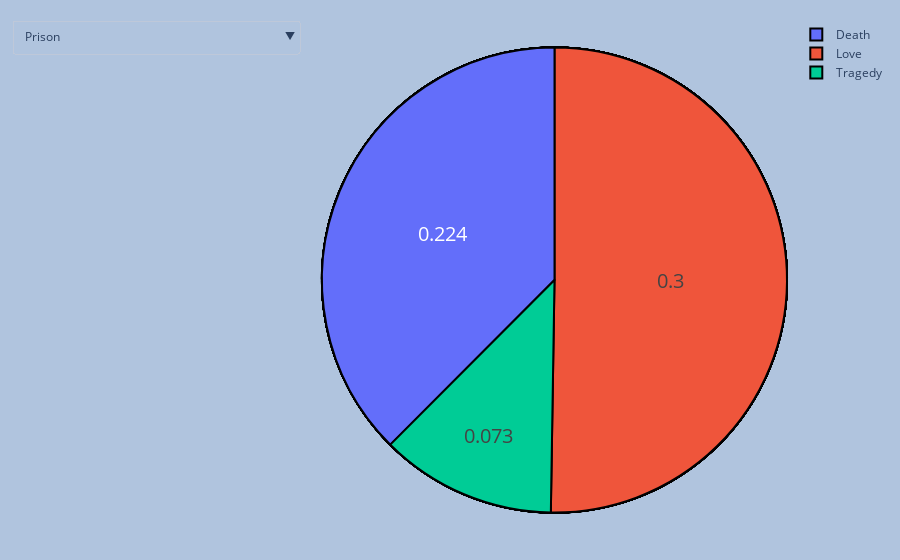

Source (notebook cell):
### Code cell
import plotly.graph_objects as go
import numpy as np
import pandas as pd

theme_columns = ["death", "love", "tragedy"]

unique_genre = list()
MOVIES["new_genres"].apply(lambda x: unique_genre.extend(ast.literal_eval(x)))
unique_genre = list(set(unique_genre))
df_themes = MOVIES[theme_columns + ['new_genres']]
dict_themes = {}
for genre in unique_genre:
    df_temp = df_themes[df_themes["new_genres"].apply(lambda x: genre in x)]
    dict_themes[genre] = df_temp[theme_columns].mean().values

df_themes = pd.DataFrame.from_dict(dict_themes, orient="index")
df_themes = df_themes.set_axis(theme_columns, axis=1)

# Create figure
fig = go.Figure()


# Add traces for sin, cos, and tan
for genre in df_themes.index.values:
    df = df_themes.loc[df_themes.index == genre]
    fig.add_trace(go.Pie(labels=df.columns.str.capitalize().values, values=np.round(df.values[0], 3) , name=genre))

# Add dropdown menu to toggle traces
fig.update_layout(
    updatemenus=[
        dict(
            buttons=[
                dict(label=genre,
                     method='update',
                     args=[{'visible': [False if i !=idx else True for i in range(len(df_themes.index.values))]}])
                for idx, genre in enumerate(df_themes.index.values)
            ],
            direction='down',
        )
    ]
)
fig.update_traces(hoverinfo='label+percent', textinfo='value', textfont_size=20,
                  marker=dict(colors=plotly.colors.qualitative.Plotly, line=dict(color='#000000', width=2)))
        
fig.update_layout(
    margin=dict(l=20, r=20, t=20, b=20),
    paper_bgcolor="LightSteelBlue",)

fig.show()
# Save as HTML
fig.write_html("saved_plot.html", auto_open=False)

### Figure 1 — Plotly figure (JSON) as saved in the notebook; plotly's stock layout.template omitted (floating-point values rounded to 4 significant figures)
{"data": [{"hoverinfo": "label+percent", "labels": ["Death", "Love", "Tragedy"], "marker": {"colors": ["#636EFA", "#EF553B", "#00CC96", "#AB63FA", "#FFA15A", "#19D3F3", "#FF6692", "#B6E880", "#FF97FF", "#FECB52"], "line": {"color": "#000000", "width": 2}}, "name": "Prison", "textfont": {"size": 20}, "textinfo": "value", "type": "pie", "values": [0.548, 0.182, 0.11]}, {"hoverinfo": "label+percent", "labels": ["Death", "Love", "Tragedy"], "marker": {"colors": ["#636EFA", "#EF553B", "#00CC96", "#AB63FA", "#FFA15A", "#19D3F3", "#FF6692", "#B6E880", "#FF97FF", "#FECB52"], "line": {"color": "#000000", "width": 2}}, "name": "Crime", "textfont": {"size": 20}, "textinfo": "value", "type": "pie", "values": [0.498, 0.229, 0.084]}, {"hoverinfo": "label+percent", "labels": ["Death", "Love", "Tragedy"], "marker": {"colors": ["#636EFA", "#EF553B", "#00CC96", "#AB63FA", "#FFA15A", "#19D3F3", "#FF6692", "#B6E880", "#FF97FF", "#FECB52"], "line": {"color": "#000000", "width": 2}}, "name": "Romance", "textfont": {"size": 20}, "textinfo": "value", "type": "pie", "values": [0.2, 0.534, 0.093]}, {"hoverinfo": "label+percent", "labels": ["Death", "Love", "Tragedy"], "marker": {"colors": ["#636EFA", "#EF553B", "#00CC96", "#AB63FA", "#FFA15A", "#19D3F3", "#FF6692", "#B6E880", "#FF97FF", "#FECB52"], "line": {"color": "#000000", "width": 2}}, "name": "Religious Film", "textfont": {"size": 20}, "textinfo": "value", "type": "pie", "values": [0.332, 0.305, 0.156]}, {"hoverinfo": "label+percent", "labels": ["Death", "Love", "Tragedy"], "marker": {"colors": ["#636EFA", "#EF553B", "#00CC96", "#AB63FA", "#FFA15A", "#19D3F3", "#FF6692", "#B6E880", "#FF97FF", "#FECB52"], "line": {"color": "#000000", "width": 2}}, "name": "Western", "textfont": {"size": 20}, "textinfo": "value", "type": "pie", "values": [0.352, 0.202, 0.06]}, {"hoverinfo": "label+percent", "labels": ["Death", "Love", "Tragedy"], "marker": {"colors": ["#636EFA", "#EF553B", "#00CC96", "#AB63FA", "#FFA15A", "#19D3F3", "#FF6692", "#B6E880", "#FF97FF", "#FECB52"], "line": {"color": "#000000", "width": 2}}, "name": "War/combat", "textfont": {"size": 20}, "textinfo": "value", "type": "pie", "values": [0.361, 0.267, 0.11]}, {"hoverinfo": "label+percent", "labels": ["Death", "Love", "Tragedy"], "marker": {"colors": ["#636EFA", "#EF553B", "#00CC96", "#AB63FA", "#FFA15A", "#19D3F3", "#FF6692", "#B6E880", "#FF97FF", "#FECB52"], "line": {"color": "#000000", "width": 2}}, "name": "Comedy", "textfont": {"size": 20}, "textinfo": "value", "type": "pie", "values": [0.241, 0.362, 0.094]}, {"hoverinfo": "label+percent", "labels": ["Death", "Love", "Tragedy"], "marker": {"colors": ["#636EFA", "#EF553B", "#00CC96", "#AB63FA", "#FFA15A", "#19D3F3", "#FF6692", "#B6E880", "#FF97FF", "#FECB52"], "line": {"color": "#000000", "width": 2}}, "name": "Coming of age", "textfont": {"size": 20}, "textinfo": "value", "type": "pie", "values": [0.287, 0.457, 0.128]}, {"hoverinfo": "label+percent", "labels": ["Death", "Love", "Tragedy"], "marker": {"colors": ["#636EFA", "#EF553B", "#00CC96", "#AB63FA", "#FFA15A", "#19D3F3", "#FF6692", "#B6E880", "#FF97FF", "#FECB52"], "line": {"color": "#000000", "width": 2}}, "name": "Sports", "textfont": {"size": 20}, "textinfo": "value", "type": "pie", "values": [0.28, 0.313, 0.122]}, {"hoverinfo": "label+percent", "labels": ["Death", "Love", "Tragedy"], "marker": {"colors": ["#636EFA", "#EF553B", "#00CC96", "#AB63FA", "#FFA15A", "#19D3F3", "#FF6692", "#B6E880", "#FF97FF", "#FECB52"], "line": {"color": "#000000", "width": 2}}, "name": "Mystery/Suspense", "textfont": {"size": 20}, "textinfo": "value", "type": "pie", "values": [0.547, 0.224, 0.092]}, {"hoverinfo": "label+percent", "labels": ["Death", "Love", "Tragedy"], "marker": {"colors": ["#636EFA", "#EF553B", "#00CC96", "#AB63FA", "#FFA15A", "#19D3F3", "#FF6692", "#B6E880", "#FF97FF", "#FECB52"], "line": {"color": "#000000", "width": 2}}, "name": "Short Film", "textfont": {"size": 20}, "textinfo": "value", "type": "pie", "values": [0.201, 0.203, 0.084]}, {"hoverinfo": "label+percent", "labels": ["Death", "Love", "Tragedy"], "marker": {"colors": ["#636EFA", "#EF553B", "#00CC96", "#AB63FA", "#FFA15A", "#19D3F3", "#FF6692", "#B6E880", "#FF97FF", "#FECB52"], "line": {"color": "#000000", "width": 2}}, "name": "Drama", "textfont": {"size": 20}, "textinfo": "value", "type": "pie", "values": [0.298, 0.356, 0.104]}, {"hoverinfo": "label+percent", "labels": ["Death", "Love", "Tragedy"], "marker": {"colors": ["#636EFA", "#EF553B", "#00CC96", "#AB63FA", "#FFA15A", "#19D3F3", "#FF6692", "#B6E880", "#FF97FF", "#FECB52"], "line": {"color": "#000000", "width": 2}}, "name": "Non-fiction/Educational", "textfont": {"size": 20}, "textinfo": "value", "type": "pie", "values": [0.258, 0.241, 0.09]}, {"hoverinfo": "label+percent", "labels": ["Death", "Love", "Tragedy"], "marker": {"colors": ["#636EFA", "#EF553B", "#00CC96", "#AB63FA", "#FFA15A", "#19D3F3", "#FF6692", "#B6E880", "#FF97FF", "#FECB52"], "line": {"color": "#000000", "width": 2}}, "name": "Holiday Film", "textfont": {"size": 20}, "textinfo": "value", "type": "pie", "values": [0.283, 0.37, 0.199]}, {"hoverinfo": "label+percent", "labels": ["Death", "Love", "Tragedy"], "marker": {"colors": ["#636EFA", "#EF553B", "#00CC96", "#AB63FA", "#FFA15A", "#19D3F3", "#FF6692", "#B6E880", "#FF97FF", "#FECB52"], "line": {"color": "#000000", "width": 2}}, "name": "Action/Adventure", "textfont": {"size": 20}, "textinfo": "value", "type": "pie", "values": [0.429, 0.264, 0.103]}, {"hoverinfo": "label+percent", "labels": ["Death", "Love", "Tragedy"], "marker": {"colors": ["#636EFA", "#EF553B", "#00CC96", "#AB63FA", "#FFA15A", "#19D3F3", "#FF6692", "#B6E880", "#FF97FF", "#FECB52"], "line": {"color": "#000000", "width": 2}}, "name": "World cinema", "textfont": {"size": 20}, "textinfo": "value", "type": "pie", "values": [0.338, 0.391, 0.108]}, {"hoverinfo": "label+percent", "labels": ["Death", "Love", "Tragedy"], "marker": {"colors": ["#636EFA", "#EF553B", "#00CC96", "#AB63FA", "#FFA15A", "#19D3F3", "#FF6692", "#B6E880", "#FF97FF", "#FECB52"], "line": {"color": "#000000", "width": 2}}, "name": "Children's/Family", "textfont": {"size": 20}, "textinfo": "value", "type": "pie", "values": [0.29, 0.327, 0.132]}, {"hoverinfo": "label+percent", "labels": ["Death", "Love", "Tragedy"], "marker": {"colors": ["#636EFA", "#EF553B", "#00CC96", "#AB63FA", "#FFA15A", "#19D3F3", "#FF6692", "#B6E880", "#FF97FF", "#FECB52"], "line": {"color": "#000000", "width": 2}}, "name": "Supernatural/Monster", "textfont": {"size": 20}, "textinfo": "value", "type": "pie", "values": [0.571, 0.205, 0.137]}, {"hoverinfo": "label+percent", "labels": ["Death", "Love", "Tragedy"], "marker": {"colors": ["#636EFA", "#EF553B", "#00CC96", "#AB63FA", "#FFA15A", "#19D3F3", "#FF6692", "#B6E880", "#FF97FF", "#FECB52"], "line": {"color": "#000000", "width": 2}}, "name": "Thriller", "textfont": {"size": 20}, "textinfo": "value", "type": "pie", "values": [0.532, 0.236, 0.1]}, {"hoverinfo": "label+percent", "labels": ["Death", "Love", "Tragedy"], "marker": {"colors": ["#636EFA", "#EF553B", "#00CC96", "#AB63FA", "#FFA15A", "#19D3F3", "#FF6692", "#B6E880", "#FF97FF", "#FECB52"], "line": {"color": "#000000", "width": 2}}, "name": "Animation", "textfont": {"size": 20}, "textinfo": "value", "type": "pie", "values": [0.318, 0.248, 0.125]}, {"hoverinfo": "label+percent", "labels": ["Death", "Love", "Tragedy"], "marker": {"colors": ["#636EFA", "#EF553B", "#00CC96", "#AB63FA", "#FFA15A", "#19D3F3", "#FF6692", "#B6E880", "#FF97FF", "#FECB52"], "line": {"color": "#000000", "width": 2}}, "name": "Teen", "textfont": {"size": 20}, "textinfo": "value", "type": "pie", "values": [0.359, 0.412, 0.139]}, {"hoverinfo": "label+percent", "labels": ["Death", "Love", "Tragedy"], "marker": {"colors": ["#636EFA", "#EF553B", "#00CC96", "#AB63FA", "#FFA15A", "#19D3F3", "#FF6692", "#B6E880", "#FF97FF", "#FECB52"], "line": {"color": "#000000", "width": 2}}, "name": "Adult", "textfont": {"size": 20}, "textinfo": "value", "type": "pie", "values": [0.26, 0.42, 0.092]}, {"hoverinfo": "label+percent", "labels": ["Death", "Love", "Tragedy"], "marker": {"colors": ["#636EFA", "#EF553B", "#00CC96", "#AB63FA", "#FFA15A", "#19D3F3", "#FF6692", "#B6E880", "#FF97FF", "#FECB52"], "line": {"color": "#000000", "width": 2}}, "name": "Political", "textfont": {"size": 20}, "textinfo": "value", "type": "pie", "values": [0.358, 0.273, 0.102]}, {"hoverinfo": "label+percent", "labels": ["Death", "Love", "Tragedy"], "marker": {"colors": ["#636EFA", "#EF553B", "#00CC96", "#AB63FA", "#FFA15A", "#19D3F3", "#FF6692", "#B6E880", "#FF97FF", "#FECB52"], "line": {"color": "#000000", "width": 2}}, "name": "Adaptation", "textfont": {"size": 20}, "textinfo": "value", "type": "pie", "values": [0.391, 0.368, 0.131]}, {"hoverinfo": "label+percent", "labels": ["Death", "Love", "Tragedy"], "marker": {"colors": ["#636EFA", "#EF553B", "#00CC96", "#AB63FA", "#FFA15A", "#19D3F3", "#FF6692", "#B6E880", "#FF97FF", "#FECB52"], "line": {"color": "#000000", "width": 2}}, "name": "Fantasy", "textfont": {"size": 20}, "textinfo": "value", "type": "pie", "values": [0.372, 0.342, 0.132]}, {"hoverinfo": "label+percent", "labels": ["Death", "Love", "Tragedy"], "marker": {"colors": ["#636EFA", "#EF553B", "#00CC96", "#AB63FA", "#FFA15A", "#19D3F3", "#FF6692", "#B6E880", "#FF97FF", "#FECB52"], "line": {"color": "#000000", "width": 2}}, "name": "Disaster/Dystopia", "textfont": {"size": 20}, "textinfo": "value", "type": "pie", "values": [0.48, 0.251, 0.195]}, {"hoverinfo": "label+percent", "labels": ["Death", "Love", "Tragedy"], "marker": {"colors": ["#636EFA", "#EF553B", "#00CC96", "#AB63FA", "#FFA15A", "#19D3F3", "#FF6692", "#B6E880", "#FF97FF", "#FECB52"], "line": {"color": "#000000", "width": 2}}, "name": "Historical", "textfont": {"size": 20}, "textinfo": "value", "type": "pie", "values": [0.339, 0.355, 0.122]}, {"hoverinfo": "label+percent", "labels": ["Death", "Love", "Tragedy"], "marker": {"colors": ["#636EFA", "#EF553B", "#00CC96", "#AB63FA", "#FFA15A", "#19D3F3", "#FF6692", "#B6E880", "#FF97FF", "#FECB52"], "line": {"color": "#000000", "width": 2}}, "name": "Indie", "textfont": {"size": 20}, "textinfo": "value", "type": "pie", "values": [0.25, 0.312, 0.094]}, {"hoverinfo": "label+percent", "labels": ["Death", "Love", "Tragedy"], "marker": {"colors": ["#636EFA", "#EF553B", "#00CC96", "#AB63FA", "#FFA15A", "#19D3F3", "#FF6692", "#B6E880", "#FF97FF", "#FECB52"], "line": {"color": "#000000", "width": 2}}, "name": "Unconventional", "textfont": {"size": 20}, "textinfo": "value", "type": "pie", "values": [0.366, 0.311, 0.123]}, {"hoverinfo": "label+percent", "labels": ["Death", "Love", "Tragedy"], "marker": {"colors": ["#636EFA", "#EF553B", "#00CC96", "#AB63FA", "#FFA15A", "#19D3F3", "#FF6692", "#B6E880", "#FF97FF", "#FECB52"], "line": {"color": "#000000", "width": 2}}, "name": "Friendships, Family & Personal Relationships", "textfont": {"size": 20}, "textinfo": "value", "type": "pie", "values": [0.429, 0.298, 0.124]}, {"hoverinfo": "label+percent", "labels": ["Death", "Love", "Tragedy"], "marker": {"colors": ["#636EFA", "#EF553B", "#00CC96", "#AB63FA", "#FFA15A", "#19D3F3", "#FF6692", "#B6E880", "#FF97FF", "#FECB52"], "line": {"color": "#000000", "width": 2}}, "name": "LGBT", "textfont": {"size": 20}, "textinfo": "value", "type": "pie", "values": [0.275, 0.434, 0.106]}, {"hoverinfo": "label+percent", "labels": ["Death", "Love", "Tragedy"], "marker": {"colors": ["#636EFA", "#EF553B", "#00CC96", "#AB63FA", "#FFA15A", "#19D3F3", "#FF6692", "#B6E880", "#FF97FF", "#FECB52"], "line": {"color": "#000000", "width": 2}}, "name": "Spy", "textfont": {"size": 20}, "textinfo": "value", "type": "pie", "values": [0.449, 0.262, 0.092]}, {"hoverinfo": "label+percent", "labels": ["Death", "Love", "Tragedy"], "marker": {"colors": ["#636EFA", "#EF553B", "#00CC96", "#AB63FA", "#FFA15A", "#19D3F3", "#FF6692", "#B6E880", "#FF97FF", "#FECB52"], "line": {"color": "#000000", "width": 2}}, "name": "Music/Dance", "textfont": {"size": 20}, "textinfo": "value", "type": "pie", "values": [0.213, 0.417, 0.086]}, {"hoverinfo": "label+percent", "labels": ["Death", "Love", "Tragedy"], "marker": {"colors": ["#636EFA", "#EF553B", "#00CC96", "#AB63FA", "#FFA15A", "#19D3F3", "#FF6692", "#B6E880", "#FF97FF", "#FECB52"], "line": {"color": "#000000", "width": 2}}, "name": "Other", "textfont": {"size": 20}, "textinfo": "value", "type": "pie", "values": [0.39, 0.304, 0.123]}, {"hoverinfo": "label+percent", "labels": ["Death", "Love", "Tragedy"], "marker": {"colors": ["#636EFA", "#EF553B", "#00CC96", "#AB63FA", "#FFA15A", "#19D3F3", "#FF6692", "#B6E880", "#FF97FF", "#FECB52"], "line": {"color": "#000000", "width": 2}}, "name": "Science Fiction", "textfont": {"size": 20}, "textinfo": "value", "type": "pie", "values": [0.467, 0.253, 0.139]}, {"hoverinfo": "label+percent", "labels": ["Death", "Love", "Tragedy"], "marker": {"colors": ["#636EFA", "#EF553B", "#00CC96", "#AB63FA", "#FFA15A", "#19D3F3", "#FF6692", "#B6E880", "#FF97FF", "#FECB52"], "line": {"color": "#000000", "width": 2}}, "name": "Culture & Society", "textfont": {"size": 20}, "textinfo": "value", "type": "pie", "values": [0.254, 0.237, 0.095]}, {"hoverinfo": "label+percent", "labels": ["Death", "Love", "Tragedy"], "marker": {"colors": ["#636EFA", "#EF553B", "#00CC96", "#AB63FA", "#FFA15A", "#19D3F3", "#FF6692", "#B6E880", "#FF97FF", "#FECB52"], "line": {"color": "#000000", "width": 2}}, "name": "Horror", "textfont": {"size": 20}, "textinfo": "value", "type": "pie", "values": [0.554, 0.197, 0.109]}, {"hoverinfo": "label+percent", "labels": ["Death", "Love", "Tragedy"], "marker": {"colors": ["#636EFA", "#EF553B", "#00CC96", "#AB63FA", "#FFA15A", "#19D3F3", "#FF6692", "#B6E880", "#FF97FF", "#FECB52"], "line": {"color": "#000000", "width": 2}}, "name": "Asian Movies", "textfont": {"size": 20}, "textinfo": "value", "type": "pie", "values": [0.326, 0.386, 0.107]}, {"hoverinfo": "label+percent", "labels": ["Death", "Love", "Tragedy"], "marker": {"colors": ["#636EFA", "#EF553B", "#00CC96", "#AB63FA", "#FFA15A", "#19D3F3", "#FF6692", "#B6E880", "#FF97FF", "#FECB52"], "line": {"color": "#000000", "width": 2}}, "name": "Old-fashioned/classical style", "textfont": {"size": 20}, "textinfo": "value", "type": "pie", "values": [0.224, 0.3, 0.073]}], "layout": {"margin": {"b": 20, "l": 20, "r": 20, "t": 20}, "paper_bgcolor": "LightSteelBlue", "updatemenus": [{"buttons": [{"args": [{"visible": [true, false, false, false, false, false, false, false, false, false, false, false, false, false, false, false, false, false, false, false, false, false, false, false, false, false, false, false, false, false, false, false, false, false, false, false, false, false, false]}], "label": "Prison", "method": "update"}, {"args": [{"visible": [false, true, false, false, false, false, false, false, false, false, false, false, false, false, false, false, false, false, false, false, false, false, false, false, false, false, false, false, false, false, false, false, false, false, false, false, false, false, false]}], "label": "Crime", "method": "update"}, {"args": [{"visible": [false, false, true, false, false, false, false, false, false, false, false, false, false, false, false, false, false, false, false, false, false, false, false, false, false, false, false, false, false, false, false, false, false, false, false, false, false, false, false]}], "label": "Romance", "method": "update"}, {"args": [{"visible": [false, false, false, true, false, false, false, false, false, false, false, false, false, false, false, false, false, false, false, false, false, false, false, false, false, false, false, false, false, false, false, false, false, false, false, false, false, false, false]}], "label": "Religious Film", "method": "update"}, {"args": [{"visible": [false, false, false, false, true, false, false, false, false, false, false, false, false, false, false, false, false, false, false, false, false, false, false, false, false, false, false, false, false, false, false, false, false, false, false, false, false, false, false]}], "label": "Western", "method": "update"}, {"args": [{"visible": [false, false, false, false, false, true, false, false, false, false, false, false, false, false, false, false, false, false, false, false, false, false, false, false, false, false, false, false, false, false, false, false, false, false, false, false, false, false, false]}], "label": "War/combat", "method": "update"}, {"args": [{"visible": [false, false, false, false, false, false, true, false, false, false, false, false, false, false, false, false, false, false, false, false, false, false, false, false, false, false, false, false, false, false, false, false, false, false, false, false, false, false, false]}], "label": "Comedy", "method": "update"}, {"args": [{"visible": [false, false, false, false, false, false, false, true, false, false, false, false, false, false, false, false, false, false, false, false, false, false, false, false, false, false, false, false, false, false, false, false, false, false, false, false, false, false, false]}], "label": "Coming of age", "method": "update"}, {"args": [{"visible": [false, false, false, false, false, false, false, false, true, false, false, false, false, false, false, false, false, false, false, false, false, false, false, false, false, false, false, false, false, false, false, false, false, false, false, false, false, false, false]}], "label": "Sports", "method": "update"}, {"args": [{"visible": [false, false, false, false, false, false, false, false, false, true, false, false, false, false, false, false, false, false, false, false, false, false, false, false, false, false, false, false, false, false, false, false, false, false, false, false, false, false, false]}], "label": "Mystery/Suspense", "method": "update"}, {"args": [{"visible": [false, false, false, false, false, false, false, false, false, false, true, false, false, false, false, false, false, false, false, false, false, false, false, false, false, false, false, false, false, false, false, false, false, false, false, false, false, false, false]}], "label": "Short Film", "method": "update"}, {"args": [{"visible": [false, false, false, false, false, false, false, false, false, false, false, true, false, false, false, false, false, false, false, false, false, false, false, false, false, false, false, false, false, false, false, false, false, false, false, false, false, false, false]}], "label": "Drama", "method": "update"}, {"args": [{"visible": [false, false, false, false, false, false, false, false, false, false, false, false, true, false, false, false, false, false, false, false, false, false, false, false, false, false, false, false, false, false, false, false, false, false, false, false, false, false, false]}], "label": "Non-fiction/Educational", "method": "update"}, {"args": [{"visible": [false, false, false, false, false, false, false, false, false, false, false, false, false, true, false, false, false, false, false, false, false, false, false, false, false, false, false, false, false, false, false, false, false, false, false, false, false, false, false]}], "label": "Holiday Film", "method": "update"}, {"args": [{"visible": [false, false, false, false, false, false, false, false, false, false, false, false, false, false, true, false, false, false, false, false, false, false, false, false, false, false, false, false, false, false, false, false, false, false, false, false, false, false, false]}], "label": "Action/Adventure", "method": "update"}, {"args": [{"visible": [false, false, false, false, false, false, false, false, false, false, false, false, false, false, false, true, false, false, false, false, false, false, false, false, false, false, false, false, false, false, false, false, false, false, false, false, false, false, false]}], "label": "World cinema", "method": "update"}, {"args": [{"visible": [false, false, false, false, false, false, false, false, false, false, false, false, false, false, false, false, true, false, false, false, false, false, false, false, false, false, false, false, false, false, false, false, false, false, false, false, false, false, false]}], "label": "Children's/Family", "method": "update"}, {"args": [{"visible": [false, false, false, false, false, false, false, false, false, false, false, false, false, false, false, false, false, true, false, false, false, false, false, false, false, false, false, false, false, false, false, false, false, false, false, false, false, false, false]}], "label": "Supernatural/Monster", "method": "update"}, {"args": [{"visible": [false, false, false, false, false, false, false, false, false, false, false, false, false, false, false, false, false, false, true, false, false, false, false, false, false, false, false, false, false, false, false, false, false, false, false, false, false, false, false]}], "label": "Thriller", "method": "update"}, {"args": [{"visible": [false, false, false, false, false, false, false, false, false, false, false, false, false, false, false, false, false, false, false, true, false, false, false, false, false, false, false, false, false, false, false, false, false, false, false, false, false, false, false]}], "label": "Animation", "method": "update"}, {"args": [{"visible": [false, false, false, false, false, false, false, false, false, false, false, false, false, false, false, false, false, false, false, false, true, false, false, false, false, false, false, false, false, false, false, false, false, false, false, false, false, false, false]}], "label": "Teen", "method": "update"}, {"args": [{"visible": [false, false, false, false, false, false, false, false, false, false, false, false, false, false, false, false, false, false, false, false, false, true, false, false, false, false, false, false, false, false, false, false, false, false, false, false, false, false, false]}], "label": "Adult", "method": "update"}, {"args": [{"visible": [false, false, false, false, false, false, false, false, false, false, false, false, false, false, false, false, false, false, false, false, false, false, true, false, false, false, false, false, false, false, false, false, false, false, false, false, false, false, false]}], "label": "Political", "method": "update"}, {"args": [{"visible": [false, false, false, false, false, false, false, false, false, false, false, false, false, false, false, false, false, false, false, false, false, false, false, true, false, false, false, false, false, false, false, false, false, false, false, false, false, false, false]}], "label": "Adaptation", "method": "update"}, {"args": [{"visible": [false, false, false, false, false, false, false, false, false, false, false, false, false, false, false, false, false, false, false, false, false, false, false, false, true, false, false, false, false, false, false, false, false, false, false, false, false, false, false]}], "label": "Fantasy", "method": "update"}, {"args": [{"visible": [false, false, false, false, false, false, false, false, false, false, false, false, false, false, false, false, false, false, false, false, false, false, false, false, false, true, false, false, false, false, false, false, false, false, false, false, false, false, false]}], "label": "Disaster/Dystopia", "method": "update"}, {"args": [{"visible": [false, false, false, false, false, false, false, false, false, false, false, false, false, false, false, false, false, false, false, false, false, false, false, false, false, false, true, false, false, false, false, false, false, false, false, false, false, false, false]}], "label": "Historical", "method": "update"}, {"args": [{"visible": [false, false, false, false, false, false, false, false, false, false, false, false, false, false, false, false, false, false, false, false, false, false, false, false, false, false, false, true, false, false, false, false, false, false, false, false, false, false, false]}], "label": "Indie", "method": "update"}, {"args": [{"visible": [false, false, false, false, false, false, false, false, false, false, false, false, false, false, false, false, false, false, false, false, false, false, false, false, false, false, false, false, true, false, false, false, false, false, false, false, false, false, false]}], "label": "Unconventional", "method": "update"}, {"args": [{"visible": [false, false, false, false, false, false, false, false, false, false, false, false, false, false, false, false, false, false, false, false, false, false, false, false, false, false, false, false, false, true, false, false, false, false, false, false, false, false, false]}], "label": "Friendships, Family & Personal Relationships", "method": "update"}, {"args": [{"visible": [false, false, false, false, false, false, false, false, false, false, false, false, false, false, false, false, false, false, false, false, false, false, false, false, false, false, false, false, false, false, true, false, false, false, false, false, false, false, false]}], "label": "LGBT", "method": "update"}, {"args": [{"visible": [false, false, false, false, false, false, false, false, false, false, false, false, false, false, false, false, false, false, false, false, false, false, false, false, false, false, false, false, false, false, false, true, false, false, false, false, false, false, false]}], "label": "Spy", "method": "update"}, {"args": [{"visible": [false, false, false, false, false, false, false, false, false, false, false, false, false, false, false, false, false, false, false, false, false, false, false, false, false, false, false, false, false, false, false, false, true, false, false, false, false, false, false]}], "label": "Music/Dance", "method": "update"}, {"args": [{"visible": [false, false, false, false, false, false, false, false, false, false, false, false, false, false, false, false, false, false, false, false, false, false, false, false, false, false, false, false, false, false, false, false, false, true, false, false, false, false, false]}], "label": "Other", "method": "update"}, {"args": [{"visible": [false, false, false, false, false, false, false, false, false, false, false, false, false, false, false, false, false, false, false, false, false, false, false, false, false, false, false, false, false, false, false, false, false, false, true, false, false, false, false]}], "label": "Science Fiction", "method": "update"}, {"args": [{"visible": [false, false, false, false, false, false, false, false, false, false, false, false, false, false, false, false, false, false, false, false, false, false, false, false, false, false, false, false, false, false, false, false, false, false, false, true, false, false, false]}], "label": "Culture & Society", "method": "update"}, {"args": [{"visible": [false, false, false, false, false, false, false, false, false, false, false, false, false, false, false, false, false, false, false, false, false, false, false, false, false, false, false, false, false, false, false, false, false, false, false, false, true, false, false]}], "label": "Horror", "method": "update"}, {"args": [{"visible": [false, false, false, false, false, false, false, false, false, false, false, false, false, false, false, false, false, false, false, false, false, false, false, false, false, false, false, false, false, false, false, false, false, false, false, false, false, true, false]}], "label": "Asian Movies", "method": "update"}, {"args": [{"visible": [false, false, false, false, false, false, false, false, false, false, false, false, false, false, false, false, false, false, false, false, false, false, false, false, false, false, false, false, false, false, false, false, false, false, false, false, false, false, true]}], "label": "Old-fashioned/classical style", "method": "update"}], "direction": "down"}]}}
